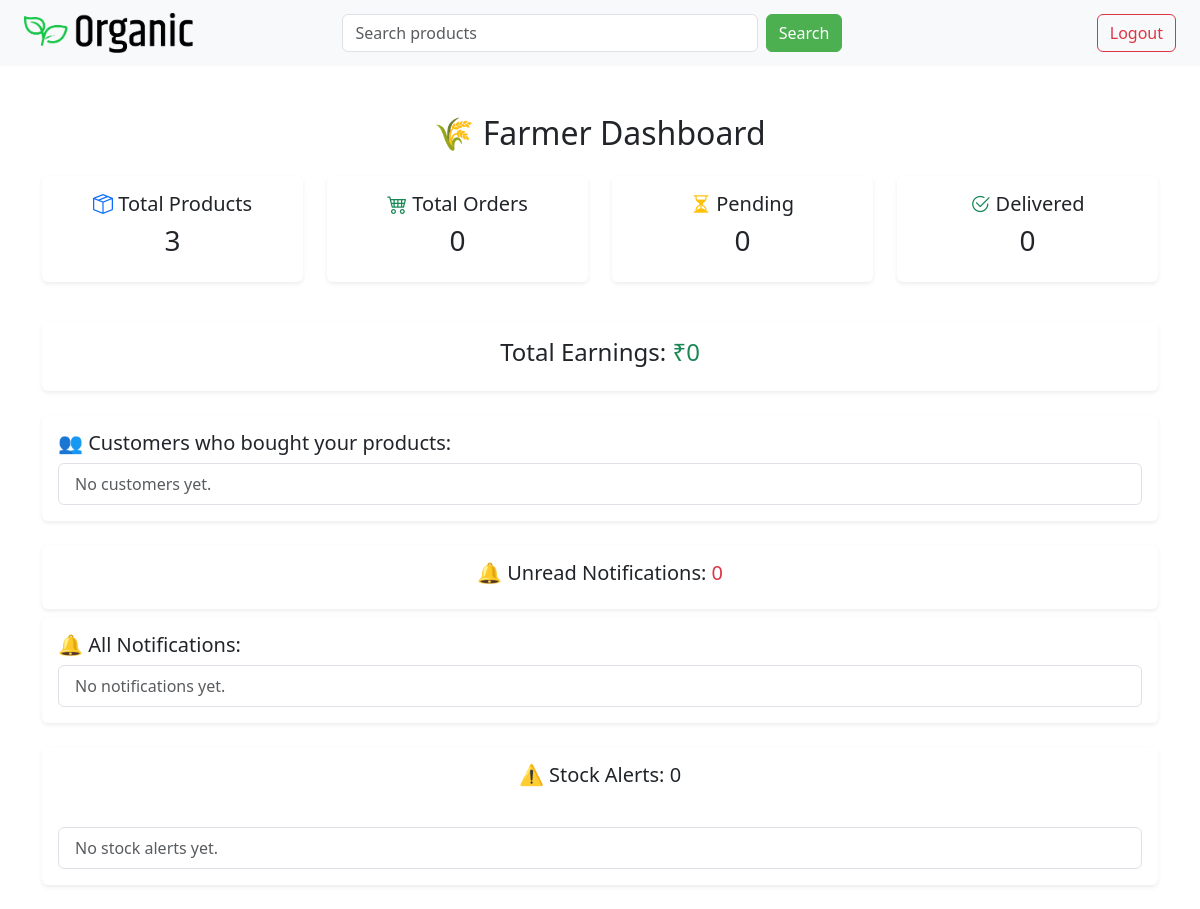
Before: /farmerdashboard/ (signed in) with the older database file.
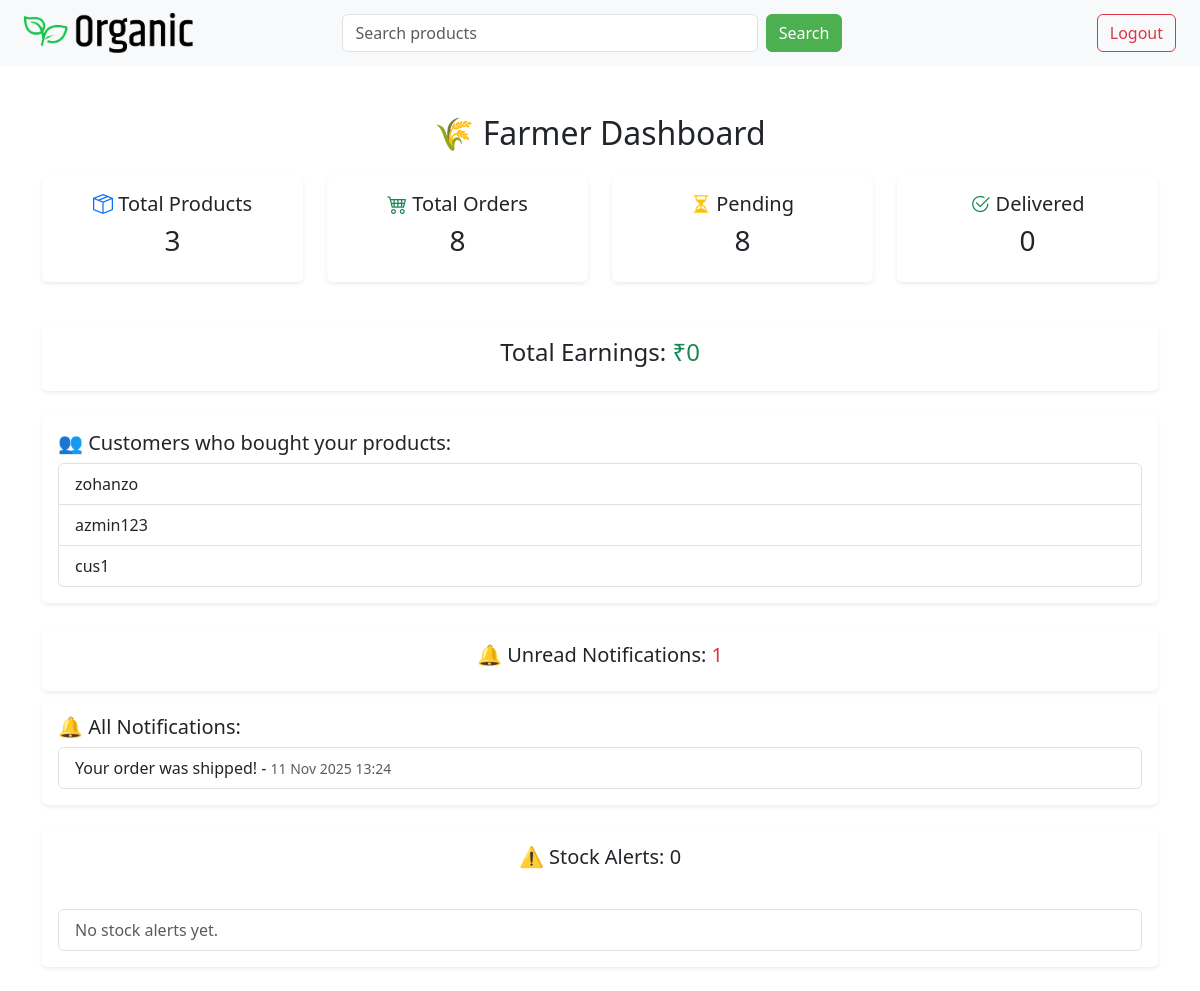
After: the same page with the newer database file.
### home/models.py (models this page shows, shortened)
class Notification(models.Model):
    user = models.ForeignKey(User, on_delete=models.CASCADE)
    message = models.TextField()
    is_read = models.BooleanField(default=False)
    created_at = models.DateTimeField(auto_now_add=True)

### home/views.py (the view)
# urls.py: path('farmerdashboard/', farmer_dashboardfn),
@login_required
def farmer_dashboardfn(request):
    farmer = request.user
    total_products = Product.objects.filter(user=farmer).count()
    farmer_orders_qs = FarmerOrder.objects.filter(farmer=farmer)
    total_orders = farmer_orders_qs.count()
    pending_orders = farmer_orders_qs.filter(status='Pending').count()
    delivered_orders = farmer_orders_qs.filter(status='Delivered').count()
    total_earnings = farmer_orders_qs.filter(status='Delivered').aggregate(
        total=Sum('order_item__price')
    )['total'] or 0
    customers = farmer_orders_qs.values_list('order_item__order__user__username', flat=True).distinct()
    unread_notifications = Notification.objects.filter(user=farmer, is_read=False).count()
    notifications = Notification.objects.filter(user=farmer).order_by('-created_at')
    stock_alerts = StockAlert.objects.filter(product__user=farmer)
    stock_alert_count = stock_alerts.count()
    return render(request, 'farmer/dashboard.html', {
        'total_products': total_products,
        'total_orders': total_orders,
        'pending_orders': pending_orders,
        'delivered_orders': delivered_orders,
        'total_earnings': total_earnings,
        'customers': customers,
        'unread_notifications': unread_notifications,
        'notifications': notifications,
        'stock_alert_count': stock_alert_count,
        'stock_alerts': stock_alerts,
    })

### home/templates/farmer/dashboard.html
{% extends "base.html" %}
{% load static %}
{% block content %}
<div class="container mt-4">
    <h2 class="mb-4 text-center">🌾 Farmer Dashboard</h2>
    <div class="row text-center">
        <div class="col-md-3 mb-3">
            <div class="card shadow-sm border-0">
                <div class="card-body">
                    <h5><i class="bi bi-box-seam text-primary"></i> Total Products</h5>
                    <h3>{{ total_products }}</h3>
                </div>
            </div>
        </div>
        <div class="col-md-3 mb-3">
            <div class="card shadow-sm border-0">
                <div class="card-body">
                    <h5><i class="bi bi-cart4 text-success"></i> Total Orders</h5>
                    <h3>{{ total_orders }}</h3>
                </div>
            </div>
        </div>
        <div class="col-md-3 mb-3">
            <div class="card shadow-sm border-0">
                <div class="card-body">
                    <h5><i class="bi bi-hourglass-split text-warning"></i> Pending</h5>
                    <h3>{{ pending_orders }}</h3>
                </div>
            </div>
        </div>
        <div class="col-md-3 mb-3">
            <div class="card shadow-sm border-0">
                <div class="card-body">
                    <h5><i class="bi bi-check2-circle text-success"></i> Delivered</h5>
                    <h3>{{ delivered_orders }}</h3>
                </div>
            </div>
        </div>
    </div>
    <div class="card shadow-sm border-0 mt-4">
        <div class="card-body text-center">
            <h4>Total Earnings: <span class="text-success">₹{{ total_earnings }}</span></h4>
        </div>
    </div>
    <div class="card shadow-sm border-0 mt-4">
        <div class="card-body">
            <h5>👥 Customers who bought your products:</h5>
            <ul class="list-group">
                {% for customer in customers %}
                    <li class="list-group-item">{{ customer }}</li>
                {% empty %}
                    <li class="list-group-item text-muted">No customers yet.</li>
                {% endfor %}
            </ul>
        </div>
    </div>
    <div class="card shadow-sm border-0 mt-4">
        <div class="card-body text-center">
            <h5>🔔 Unread Notifications: <span class="text-danger">{{ unread_notifications }}</span></h5>
        </div>
    </div>
    <div class="card shadow-sm border-0 mt-2">
        <div class="card-body">
            <h5>🔔 All Notifications:</h5>
            <ul class="list-group">
                {% for n in notifications %}
                    <li class="list-group-item">
                        {{ n.message }} - <small class="text-muted">{{ n.created_at|date:"d M Y H:i" }}</small>
                    </li>
                {% empty %}
                    <li class="list-group-item text-muted">No notifications yet.</li>
                {% endfor %}
            </ul>
        </div>
    </div>
    <div class="card shadow-sm border-0 mt-4">
        <div class="card-body text-center">
            <h5>⚠️ Stock Alerts: {{ stock_alert_count }}</h5>
        </div>
        <div class="card-body">
            <ul class="list-group">
                {% for alert in stock_alerts %}
                    <li class="list-group-item">
                        {{ alert.product.name }} stock below {{ alert.threshold }}!
                    </li>
                {% empty %}
                    <li class="list-group-item text-muted">No stock alerts yet.</li>
                {% endfor %}
            </ul>
        </div>
    </div>
</div>
<link rel="stylesheet" href="https://cdn.jsdelivr.net/npm/bootstrap-icons@1.10.5/font/bootstrap-icons.css">
{% endblock %}

Changed rows visible on the page:
added Notification: message "Your order was shipped!", created_at "11 Nov 2025 13:24"
Other visible differences:
{{ total_orders }}: "0" → "8"
{{ pending_orders }}: "0" → "8"
{{ unread_notifications }}: "0" → "1"
new list line: "zohanzo"
new list line: "azmin123"
new list line: "cus1"
text no longer shown: "No customers yet. No notifications yet."
